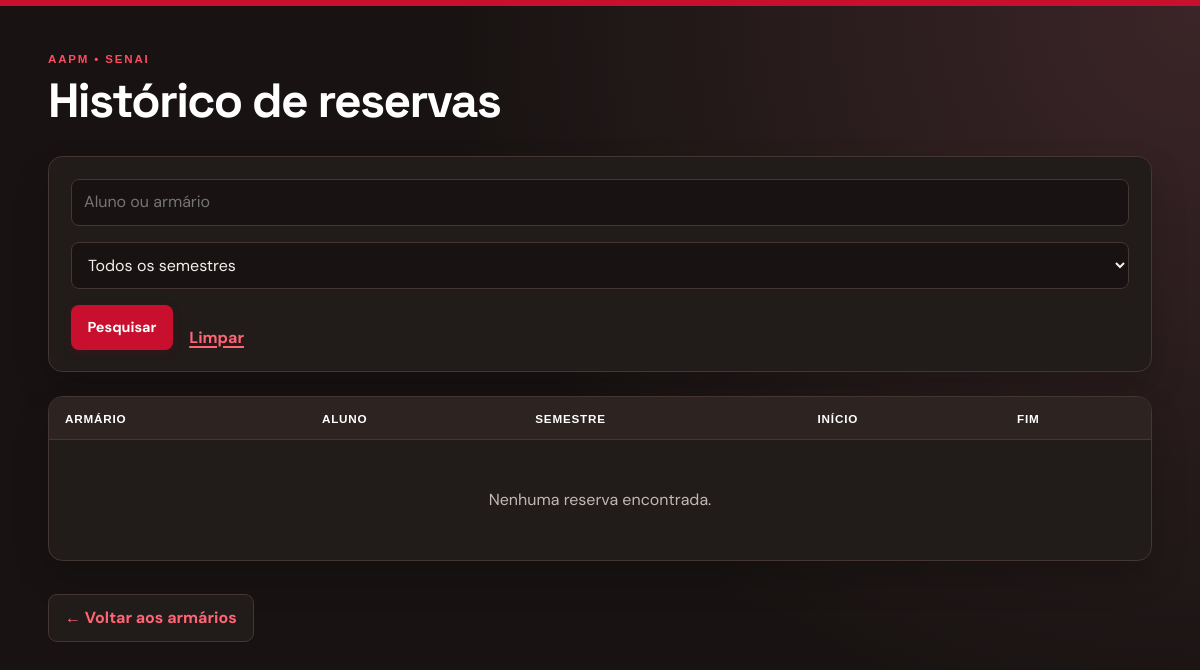
Page /armarios/historico (signed in) on the earlier database version.
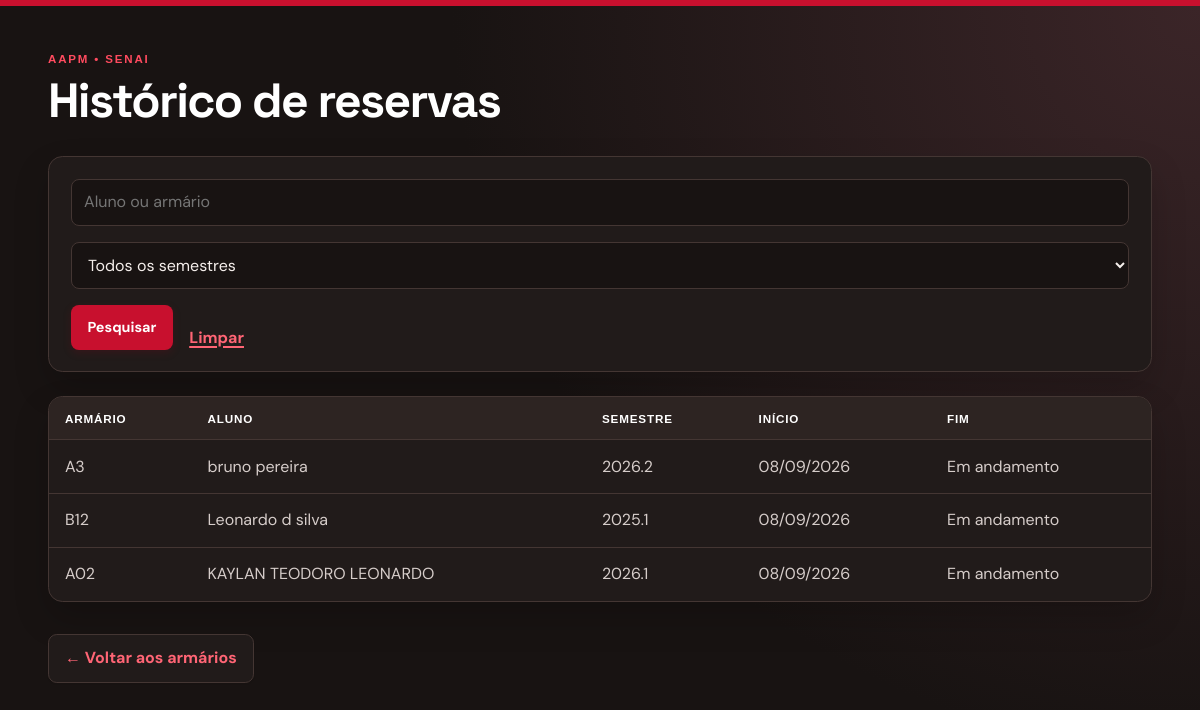
Same page on the later database version.
### app/models/armario.py (models this page shows, shortened)
class ReservaArmario(Base):
    __tablename__ = "reservas_armarios"
    id = Column(Integer, primary_key=True, index=True)
    armario_id = Column(Integer, ForeignKey("armarios.id", ondelete="CASCADE"), nullable=False)
    locatario_nome = Column(String(150), nullable=False)
    semestre = Column(String(10), nullable=False)
    observacao = Column(String(255), nullable=True)
    iniciado_em = Column(DateTime, server_default=func.now(), nullable=False)
    encerrado_em = Column(DateTime, nullable=True)
    armario = relationship("Armario", backref="reservas")

class Armario(Base):
    __tablename__ = "armarios"
    id     = Column(Integer, primary_key=True, index=True)
    numero = Column(String(20), nullable=False, unique=True)
    localizacao = Column(String(100), nullable=True)
    status = Column(
        Enum(StatusArmario),
        nullable=False,
        default=StatusArmario.DISPONIVEL
    )
    locatario_nome = Column(String(150), nullable=True)
    semestre = Column(String(10), nullable=True)
    observacao = Column(String(255), nullable=True)
    ativo = Column(Boolean, default=True)
    alugado_em     = Column(DateTime, nullable=True)
    criado_em      = Column(DateTime, server_default=func.now())
    atualizado_em  = Column(DateTime, server_default=func.now(), onupdate=func.now())

### app/controllers/armario_controller.py (the view)
@router.get("/historico")
def listar_historico_reservas(request: Request, busca: str = "", semestre: str = "", pagina: int = 1, db: Session = Depends(get_db), usuario=Depends(get_usuario_logado)):
    query = db.query(ReservaArmario).join(Armario)
    if busca:
        termo = f"%{busca}%"
        query = query.filter((ReservaArmario.locatario_nome.ilike(termo)) | (Armario.numero.ilike(termo)))
    if semestre:
        query = query.filter(ReservaArmario.semestre == semestre)
    total_registros, por_pagina = query.count(), 10
    total_paginas = max(math.ceil(total_registros / por_pagina), 1)
    pagina = min(max(pagina, 1), total_paginas)
    reservas = query.order_by(ReservaArmario.iniciado_em.desc()).offset((pagina - 1) * por_pagina).limit(por_pagina).all()
    semestres = [item[0] for item in db.query(ReservaArmario.semestre).distinct().order_by(ReservaArmario.semestre).all()]
    return templates.TemplateResponse(request, "armarios/historico_geral.html", {"request": request, "usuario": usuario, "reservas": reservas, "busca": busca, "semestre": semestre, "semestres": semestres, "pagina": pagina, "total_paginas": total_paginas, "total_registros": total_registros})

### app/templates/armarios/historico_geral.html
<!doctype html><html lang="pt-br"><head><meta charset="UTF-8"><title>Histórico de reservas</title>{% include "_aapm_styles.html" %}</head><body><h1>Histórico de reservas</h1><form method="get"><input type="search" name="busca" value="{{ busca }}" placeholder="Aluno ou armário"><select name="semestre"><option value="">Todos os semestres</option>{% for item in semestres %}<option value="{{ item }}" {{ 'selected' if semestre == item else '' }}>{{ item }}</option>{% endfor %}</select><button>Pesquisar</button><a href="/armarios/historico">Limpar</a></form><table><thead><tr><th>Armário</th><th>Aluno</th><th>Semestre</th><th>Início</th><th>Fim</th></tr></thead><tbody>{% for reserva in reservas %}<tr><td>{{ reserva.armario.numero }}</td><td>{{ reserva.locatario_nome }}</td><td>{{ reserva.semestre }}</td><td>{{ reserva.iniciado_em.strftime('%d/%m/%Y') }}</td><td>{{ reserva.encerrado_em.strftime('%d/%m/%Y') if reserva.encerrado_em else 'Em andamento' }}</td></tr>{% else %}<tr><td colspan="5">Nenhuma reserva encontrada.</td></tr>{% endfor %}</tbody></table>{% include "_pagination.html" %}<p><a href="/armarios">← Voltar aos armários</a></p></body></html>

Differences in the rows shown:
added ReservaArmario: armario.numero "A3", locatario_nome "bruno pereira", semestre "2026.2", iniciado_em "08/09/2026", encerrado_em "Em andamento"
added ReservaArmario: armario.numero "B12", locatario_nome "Leonardo d silva", semestre "2025.1", iniciado_em "08/09/2026", encerrado_em "Em andamento"
added ReservaArmario: armario.numero "A02", locatario_nome "KAYLAN TEODORO LEONARDO", semestre "2026.1", iniciado_em "08/09/2026", encerrado_em "Em andamento"
Other differences:
text no longer shown: "Nenhuma reserva encontrada."
